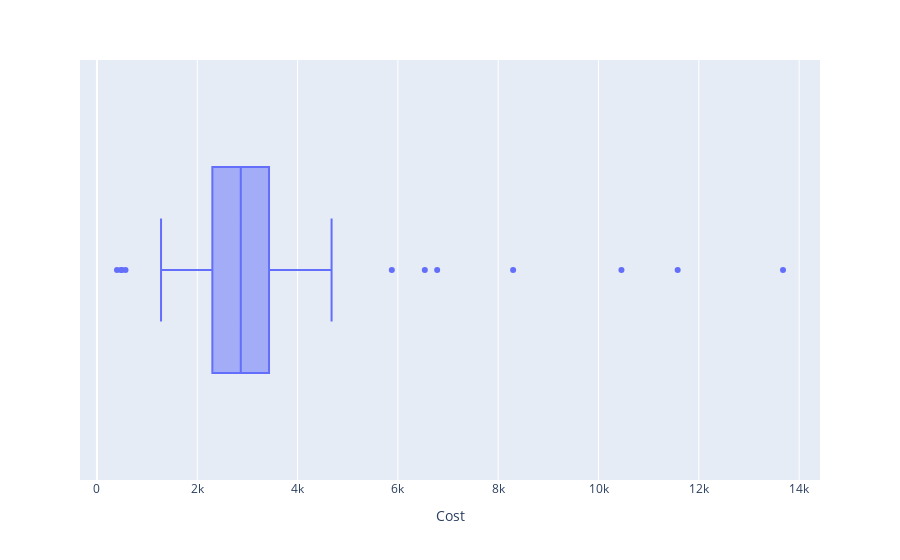

Notebook cell for this chart:
### Code cell
px.box(data_frame= df , x= 'Cost')

### Figure 1 — Plotly figure (JSON) as saved in the notebook; plotly's stock layout.template omitted (floating-point values rounded to 4 significant figures; data arrays with more than 128 entries replaced by an {"elided": "..."} marker saying what was removed)
{"data": [{"alignmentgroup": "True", "hovertemplate": "Cost=%{x}<extra></extra>", "legendgroup": "", "marker": {"color": "#636efa"}, "name": "", "notched": false, "offsetgroup": "", "orientation": "h", "showlegend": false, "type": "box", "x": {"elided": "506 int values"}, "x0": " ", "xaxis": "x", "y0": " ", "yaxis": "y"}], "layout": {"boxmode": "group", "legend": {"tracegroupgap": 0}, "margin": {"t": 60}, "xaxis": {"anchor": "y", "domain": [0, 1], "title": {"text": "Cost"}}, "yaxis": {"anchor": "x", "domain": [0, 1]}}}
